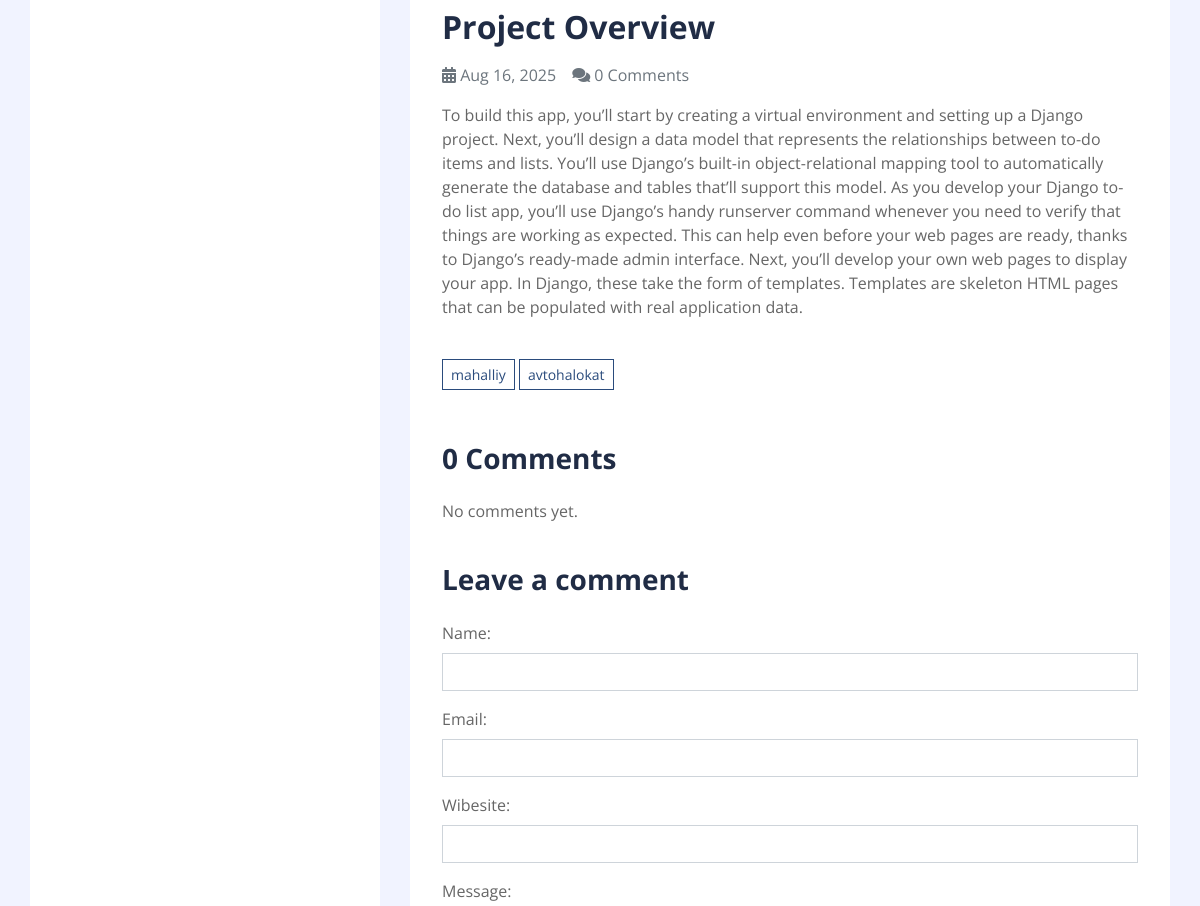
/detail/9/ (middle part), run on an earlier commit of the app's database.
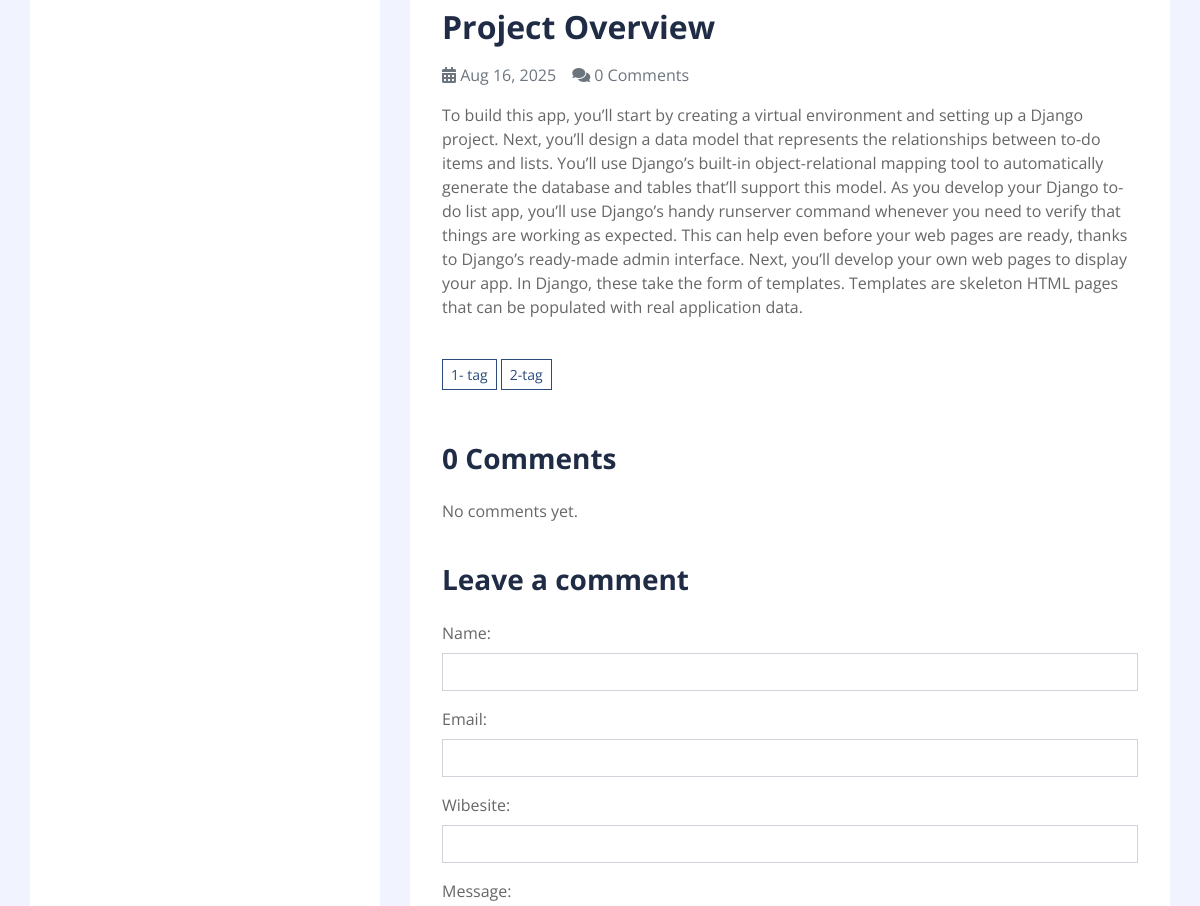
And on a later commit of the database.
### postapp/models.py (models this page shows, shortened)
class Tag(models.Model):
    name= models.CharField(max_length=100)
    created_at = models.DateTimeField(auto_now_add=True)

### postapp/views.py (the view, shortened to what this page needs)
# urls.py: path('detail/<int:pk>/', GetPost, name='post_detail'),
def GetPost(request, pk):
    template_name = 'postapp/detail.html'
    post = Post.objects.get(pk=pk)
    comments = post.comments.filter(parent__isnull=True)  # faqat asosiy commentlar
    comment_form = CommentForm()
    tags= Tag.objects.all()
    context = {
        "post": post,
        'comment_form': comment_form,
        'comments': comments,
        'tags':tags
    }
    return render(request, template_name, context)

### postapp/forms.py
class CommentForm(forms.ModelForm):
    class Meta:
        model=Comment
        fields=['name','email','wibesite', 'message' ]
    def __init__(self,*args, **kwargs):
        super(CommentForm, self).__init__(*args, **kwargs)
        for name, field in self.fields.items():
            field.widget.attrs.update({'class':'form-control'})

### templates/postapp/detail.html (shortened to what this page needs)
{% extends "base.html" %}
{% load static %}
{% block content %}
<div class="container py-5 px-2 bg-white">
    <div class="row px-4">
        <div class="col-12">
            <h2 class="mb-3 font-weight-bold">{{ post.title }}</h2>
            <div class="d-flex">
                <p class="mr-3 text-muted"><i class="fa fa-calendar-alt"></i> {{ post.created_at|date:'M d, Y' }}</p>
                <p class="mr-3 text-muted"><i class="fa fa-comments"></i> {{ post.comments.count }} Comment{{ post.comments.count|pluralize }}</p>
            </div>
            <p>{{ post.body }}</p>
        </div>
        <div class="col-12 py-4">
            {% for tag in tags  %}
                <a href="{% url 'post_filter' tag.name %}" class="btn btn-sm btn-outline-primary mb-1">{{tag.name}}</a>
            {% endfor %}
        </div>
        <div class="col-12 py-4">
            <h3 class="mb-4 font-weight-bold">{{ comments.count }} Comment{{ comments.count|pluralize }}</h3>
            {% for comment in comments %}
                <div class="media mb-4">
                    <img src="{{ comment.image.url }}" alt="Image" class="mr-3 mt-1 rounded-circle" style="width:60px;">
                    <div class="media-body">
                        <h4>{{ comment.name }} <small><i>{{ comment.createt_at|date:"M d, Y H:i" }}</i></small></h4>
                        <p>{{ comment.message }}</p>
                        <button class="btn btn-sm btn-light reply-btn" data-comment-id="{{ comment.id }}">Reply</button>
                        {% for reply in comment.getReplies %}
                            <div class="media mt-3 ml-5">
                                <img src="{{ reply.image.url }}" alt="Image" class="mr-3 mt-1 rounded-circle" style="width:60px;">
                                <div class="media-body">
                                    <h5>{{ reply.name }} <small><i>{{ reply.createt_at|date:"M d, Y H:i" }}</i></small></h5>
                                    <p>{{ reply.message }}</p>
                                </div>
                            </div>
                        {% endfor %}
                        <div class="reply-form mt-3" id="reply-form-{{ comment.id }}" style="display:none;">
                            <h5>Reply to {{ comment.name }}</h5>
                            <form method="post" enctype="multipart/form-data">
                                {% csrf_token %}
                                {{ comment_form.as_p }}
                                <input type="hidden" name="ParentId" value="{{ comment.pk }}">
                                <input type="submit" value="Reply Comment" class="btn btn-primary">
                            </form>
                        </div>
                    </div>
                </div>
            {% empty %}
                <p>No comments yet.</p>
            {% endfor %}
        </div>
        <div class="col-12">
            <h3 class="mb-4 font-weight-bold">Leave a comment</h3>
            <form method="post" enctype="multipart/form-data">
                {{ comment_form.as_p }}
            </form>
        </div>
    </div>
</div>
{% endblock content %}

What changed in the data, as far as the page shows it:
removed Tag: name "mahalliy"
removed Tag: name "avtohalokat"
added Tag: name "1- tag"
added Tag: name "2-tag"
